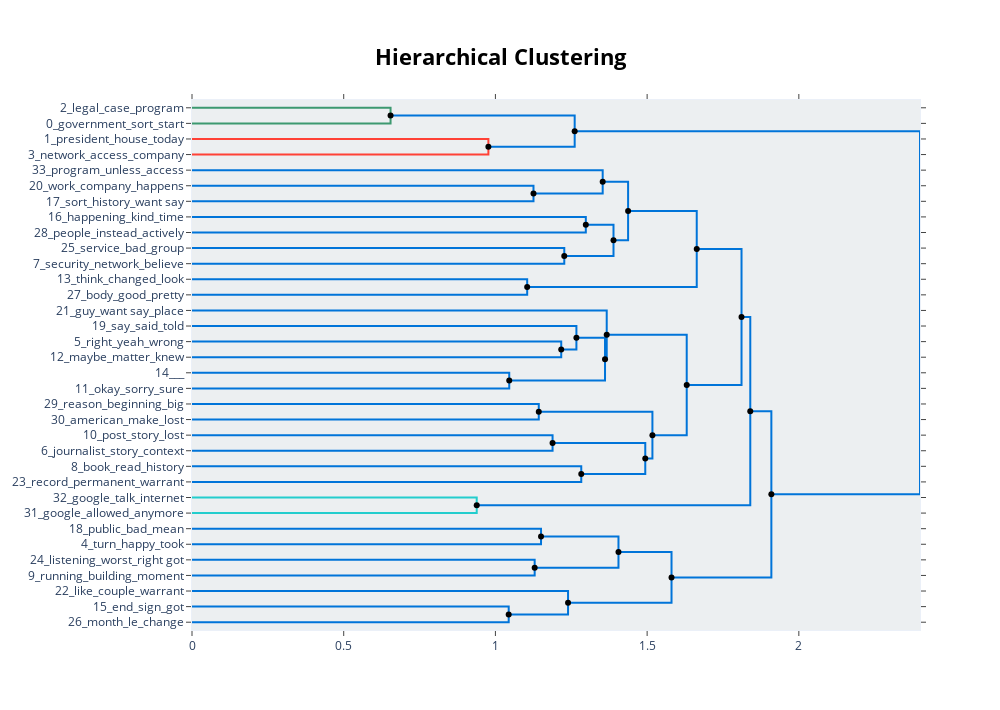

Here is the notebook cell this chart was saved with:
### Code cell
tree = topic_model.get_topic_tree(hierarchical_topics)
topic_model.visualize_hierarchy(hierarchical_topics=hierarchical_topics)

### Figure 1 — Plotly figure (JSON) as saved in the notebook; plotly's stock layout.template omitted (floating-point values rounded to 4 significant figures)
{"data": [{"hoverinfo": "text", "marker": {"color": "rgb(61,153,112)"}, "mode": "lines", "text": ["legal_case_program_supposed_forward", "", "", "government_sort_start_security_worked"], "type": "scatter", "x": [0, 0.6544, 0.6544, 0], "xaxis": "x", "y": [-5, -5, -15, -15], "yaxis": "y"}, {"hoverinfo": "text", "marker": {"color": "rgb(255,65,54)"}, "mode": "lines", "text": ["president_house_today_got_united state", "", "", "network_access_company_record_basis"], "type": "scatter", "x": [0, 0.9768, 0.9768, 0], "xaxis": "x", "y": [-25, -25, -35, -35], "yaxis": "y"}, {"hoverinfo": "text", "marker": {"color": "rgb(0,116,217)"}, "mode": "lines", "text": ["president_house_today_got_united state", "", "", "network_access_company_record_basis"], "type": "scatter", "x": [0.6544, 1.261, 1.261, 0.9768], "xaxis": "x", "y": [-10, -10, -30, -30], "yaxis": "y"}, {"hoverinfo": "text", "marker": {"color": "rgb(0,116,217)"}, "mode": "lines", "text": ["work_company_happens_office_day", "", "", "sort_history_want say_clear_idea"], "type": "scatter", "x": [0, 1.125, 1.125, 0], "xaxis": "x", "y": [-55, -55, -65, -65], "yaxis": "y"}, {"hoverinfo": "text", "marker": {"color": "rgb(0,116,217)"}, "mode": "lines", "text": ["program_unless_access_word_need", "", "", "sort_history_want say_clear_idea"], "type": "scatter", "x": [0, 1.354, 1.354, 1.125], "xaxis": "x", "y": [-45, -45, -60, -60], "yaxis": "y"}, {"hoverinfo": "text", "marker": {"color": "rgb(0,116,217)"}, "mode": "lines", "text": ["happening_kind_time_actively_chance", "", "", "people_instead_actively_told_wrong"], "type": "scatter", "x": [0, 1.298, 1.298, 0], "xaxis": "x", "y": [-75, -75, -85, -85], "yaxis": "y"}, {"hoverinfo": "text", "marker": {"color": "rgb(0,116,217)"}, "mode": "lines", "text": ["service_bad_group_today_talked", "", "", "security_network_believe_work_united state"], "type": "scatter", "x": [0, 1.227, 1.227, 0], "xaxis": "x", "y": [-95, -95, -105, -105], "yaxis": "y"}, {"hoverinfo": "text", "marker": {"color": "rgb(0,116,217)"}, "mode": "lines", "text": ["service_bad_group_today_talked", "", "", "security_network_believe_work_united state"], "type": "scatter", "x": [1.298, 1.389, 1.389, 1.227], "xaxis": "x", "y": [-80, -80, -100, -100], "yaxis": "y"}, {"hoverinfo": "text", "marker": {"color": "rgb(0,116,217)"}, "mode": "lines", "text": ["service_bad_group_today_talked", "", "", "security_network_believe_work_united state"], "type": "scatter", "x": [1.354, 1.437, 1.437, 1.389], "xaxis": "x", "y": [-52.5, -52.5, -90, -90], "yaxis": "y"}, {"hoverinfo": "text", "marker": {"color": "rgb(0,116,217)"}, "mode": "lines", "text": ["think_changed_look_case_end", "", "", "body_good_pretty_man_job"], "type": "scatter", "x": [0, 1.105, 1.105, 0], "xaxis": "x", "y": [-115, -115, -125, -125], "yaxis": "y"}, {"hoverinfo": "text", "marker": {"color": "rgb(0,116,217)"}, "mode": "lines", "text": ["think_changed_look_case_end", "", "", "body_good_pretty_man_job"], "type": "scatter", "x": [1.437, 1.664, 1.664, 1.105], "xaxis": "x", "y": [-71.25, -71.25, -120, -120], "yaxis": "y"}, {"hoverinfo": "text", "marker": {"color": "rgb(0,116,217)"}, "mode": "lines", "text": ["right_yeah_wrong_supposed_maybe", "", "", "maybe_matter_knew_forward_world"], "type": "scatter", "x": [0, 1.217, 1.217, 0], "xaxis": "x", "y": [-155, -155, -165, -165], "yaxis": "y"}, {"hoverinfo": "text", "marker": {"color": "rgb(0,116,217)"}, "mode": "lines", "text": ["say_said_told_great_maybe", "", "", "maybe_matter_knew_forward_world"], "type": "scatter", "x": [0, 1.267, 1.267, 1.217], "xaxis": "x", "y": [-145, -145, -160, -160], "yaxis": "y"}, {"hoverinfo": "text", "marker": {"color": "rgb(0,116,217)"}, "mode": "lines", "text": ["____", "", "", "okay_sorry_sure_completely_good"], "type": "scatter", "x": [0, 1.046, 1.046, 0], "xaxis": "x", "y": [-175, -175, -185, -185], "yaxis": "y"}, {"hoverinfo": "text", "marker": {"color": "rgb(0,116,217)"}, "mode": "lines", "text": ["____", "", "", "okay_sorry_sure_completely_good"], "type": "scatter", "x": [1.267, 1.361, 1.361, 1.046], "xaxis": "x", "y": [-152.5, -152.5, -180, -180], "yaxis": "y"}, {"hoverinfo": "text", "marker": {"color": "rgb(0,116,217)"}, "mode": "lines", "text": ["guy_want say_place_end_problem", "", "", "okay_sorry_sure_completely_good"], "type": "scatter", "x": [0, 1.367, 1.367, 1.361], "xaxis": "x", "y": [-135, -135, -166.2, -166.2], "yaxis": "y"}, {"hoverinfo": "text", "marker": {"color": "rgb(0,116,217)"}, "mode": "lines", "text": ["reason_beginning_big_suddenly_lot people", "", "", "american_make_lost_suddenly_moment"], "type": "scatter", "x": [0, 1.143, 1.143, 0], "xaxis": "x", "y": [-195, -195, -205, -205], "yaxis": "y"}, {"hoverinfo": "text", "marker": {"color": "rgb(0,116,217)"}, "mode": "lines", "text": ["post_story_lost_read_maybe", "", "", "journalist_story_context_case_public"], "type": "scatter", "x": [0, 1.188, 1.188, 0], "xaxis": "x", "y": [-215, -215, -225, -225], "yaxis": "y"}, {"hoverinfo": "text", "marker": {"color": "rgb(0,116,217)"}, "mode": "lines", "text": ["book_read_history_permanent_internet", "", "", "record_permanent_warrant_wanted_called"], "type": "scatter", "x": [0, 1.283, 1.283, 0], "xaxis": "x", "y": [-235, -235, -245, -245], "yaxis": "y"}, {"hoverinfo": "text", "marker": {"color": "rgb(0,116,217)"}, "mode": "lines", "text": ["book_read_history_permanent_internet", "", "", "record_permanent_warrant_wanted_called"], "type": "scatter", "x": [1.188, 1.494, 1.494, 1.283], "xaxis": "x", "y": [-220, -220, -240, -240], "yaxis": "y"}, {"hoverinfo": "text", "marker": {"color": "rgb(0,116,217)"}, "mode": "lines", "text": ["book_read_history_permanent_internet", "", "", "record_permanent_warrant_wanted_called"], "type": "scatter", "x": [1.143, 1.517, 1.517, 1.494], "xaxis": "x", "y": [-200, -200, -230, -230], "yaxis": "y"}, {"hoverinfo": "text", "marker": {"color": "rgb(0,116,217)"}, "mode": "lines", "text": ["book_read_history_permanent_internet", "", "", "record_permanent_warrant_wanted_called"], "type": "scatter", "x": [1.367, 1.63, 1.63, 1.517], "xaxis": "x", "y": [-150.6, -150.6, -215, -215], "yaxis": "y"}, {"hoverinfo": "text", "marker": {"color": "rgb(0,116,217)"}, "mode": "lines", "text": ["book_read_history_permanent_internet", "", "", "record_permanent_warrant_wanted_called"], "type": "scatter", "x": [1.664, 1.811, 1.811, 1.63], "xaxis": "x", "y": [-95.62, -95.62, -182.8, -182.8], "yaxis": "y"}, {"hoverinfo": "text", "marker": {"color": "rgb(35,205,205)"}, "mode": "lines", "text": ["google_talk_internet_want able_anybody", "", "", "google_allowed_anymore_know_lot people"], "type": "scatter", "x": [0, 0.9384, 0.9384, 0], "xaxis": "x", "y": [-255, -255, -265, -265], "yaxis": "y"}, {"hoverinfo": "text", "marker": {"color": "rgb(0,116,217)"}, "mode": "lines", "text": ["google_talk_internet_want able_anybody", "", "", "google_allowed_anymore_know_lot people"], "type": "scatter", "x": [1.811, 1.84, 1.84, 0.9384], "xaxis": "x", "y": [-139.2, -139.2, -260, -260], "yaxis": "y"}, {"hoverinfo": "text", "marker": {"color": "rgb(0,116,217)"}, "mode": "lines", "text": ["public_bad_mean_basis_simply", "", "", "turn_happy_took_bring_later"], "type": "scatter", "x": [0, 1.15, 1.15, 0], "xaxis": "x", "y": [-275, -275, -285, -285], "yaxis": "y"}, {"hoverinfo": "text", "marker": {"color": "rgb(0,116,217)"}, "mode": "lines", "text": ["listening_worst_right got_context_permanent", "", "", "running_building_moment_day_like"], "type": "scatter", "x": [0, 1.129, 1.129, 0], "xaxis": "x", "y": [-295, -295, -305, -305], "yaxis": "y"}, {"hoverinfo": "text", "marker": {"color": "rgb(0,116,217)"}, "mode": "lines", "text": ["listening_worst_right got_context_permanent", "", "", "running_building_moment_day_like"], "type": "scatter", "x": [1.15, 1.406, 1.406, 1.129], "xaxis": "x", "y": [-280, -280, -300, -300], "yaxis": "y"}, {"hoverinfo": "text", "marker": {"color": "rgb(0,116,217)"}, "mode": "lines", "text": ["end_sign_got_couple_program", "", "", "month_le_change_year year_probably"], "type": "scatter", "x": [0, 1.044, 1.044, 0], "xaxis": "x", "y": [-325, -325, -335, -335], "yaxis": "y"}, {"hoverinfo": "text", "marker": {"color": "rgb(0,116,217)"}, "mode": "lines", "text": ["like_couple_warrant_listening_talked", "", "", "month_le_change_year year_probably"], "type": "scatter", "x": [0, 1.239, 1.239, 1.044], "xaxis": "x", "y": [-315, -315, -330, -330], "yaxis": "y"}, {"hoverinfo": "text", "marker": {"color": "rgb(0,116,217)"}, "mode": "lines", "text": ["like_couple_warrant_listening_talked", "", "", "month_le_change_year year_probably"], "type": "scatter", "x": [1.406, 1.58, 1.58, 1.239], "xaxis": "x", "y": [-290, -290, -322.5, -322.5], "yaxis": "y"}, {"hoverinfo": "text", "marker": {"color": "rgb(0,116,217)"}, "mode": "lines", "text": ["like_couple_warrant_listening_talked", "", "", "month_le_change_year year_probably"], "type": "scatter", "x": [1.84, 1.909, 1.909, 1.58], "xaxis": "x", "y": [-199.6, -199.6, -306.2, -306.2], "yaxis": "y"}, {"hoverinfo": "text", "marker": {"color": "rgb(0,116,217)"}, "mode": "lines", "text": ["like_couple_warrant_listening_talked", "", "", "month_le_change_year year_probably"], "type": "scatter", "x": [1.261, 2.399, 2.399, 1.909], "xaxis": "x", "y": [-20, -20, -252.9, -252.9], "yaxis": "y"}, {"hoverinfo": "text", "hovertext": ["president_house_today_got_united state", "service_bad_group_today_talked", "service_bad_group_today_talked", "think_changed_look_case_end", "____", "book_read_history_permanent_internet", "book_read_history_permanent_internet", "book_read_history_permanent_internet", "book_read_history_permanent_internet", "google_talk_internet_want able_anybody", "listening_worst_right got_context_permanent", "like_couple_warrant_listening_talked", "like_couple_warrant_listening_talked", "like_couple_warrant_listening_talked"], "marker": {"color": "black"}, "mode": "markers", "showlegend": false, "type": "scatter", "x": [0.6544, 1.298, 1.354, 1.437, 1.267, 1.188, 1.143, 1.367, 1.664, 1.811, 1.15, 1.406, 1.84, 1.261], "y": [-10, -80, -52.5, -71.25, -152.5, -220, -200, -150.6, -95.62, -139.2, -280, -290, -199.6, -20]}, {"hoverinfo": "text", "hovertext": ["network_access_company_record_basis", "sort_history_want say_clear_idea", "security_network_believe_work_united state", "security_network_believe_work_united state", "body_good_pretty_man_job", "maybe_matter_knew_forward_world", "okay_sorry_sure_completely_good", "okay_sorry_sure_completely_good", "record_permanent_warrant_wanted_called", "record_permanent_warrant_wanted_called", "record_permanent_warrant_wanted_called", "record_permanent_warrant_wanted_called", "google_allowed_anymore_know_lot people", "running_building_moment_day_like", "month_le_change_year year_probably", "month_le_change_year year_probably", "month_le_change_year year_probably", "month_le_change_year year_probably"], "marker": {"color": "black"}, "mode": "markers", "showlegend": false, "type": "scatter", "x": [0.9768, 1.125, 1.227, 1.389, 1.105, 1.217, 1.046, 1.361, 1.283, 1.494, 1.517, 1.63, 0.9384, 1.129, 1.044, 1.239, 1.58, 1.909], "y": [-30, -60, -100, -90, -120, -160, -180, -166.2, -240, -230, -215, -182.8, -260, -300, -330, -322.5, -306.2, -252.9]}], "layout": {"autosize": false, "height": 710, "hoverlabel": {"bgcolor": "white", "font": {"family": "Rockwell", "size": 16}}, "hovermode": "closest", "plot_bgcolor": "#ECEFF1", "showlegend": false, "title": {"font": {"color": "Black", "size": 22}, "text": "<b>Hierarchical Clustering", "x": 0.5, "xanchor": "center", "yanchor": "top"}, "width": 1000, "xaxis": {"mirror": "allticks", "rangemode": "tozero", "showgrid": false, "showline": true, "showticklabels": true, "ticks": "outside", "type": "linear", "zeroline": false}, "yaxis": {"mirror": "allticks", "range": [-340, 0], "rangemode": "tozero", "showgrid": false, "showline": true, "showticklabels": true, "tickmode": "array", "ticks": "outside", "ticktext": ["2_legal_case_program", "0_government_sort_start", "1_president_house_today", "3_network_access_company", "33_program_unless_access", "20_work_company_happens", "17_sort_history_want say", "16_happening_kind_time", "28_people_instead_actively", "25_service_bad_group", "7_security_network_believe", "13_think_changed_look", "27_body_good_pretty", "21_guy_want say_place", "19_say_said_told", "5_right_yeah_wrong", "12_maybe_matter_knew", "14___", "11_okay_sorry_sure", "29_reason_beginning_big", "30_american_make_lost", "10_post_story_lost", "6_journalist_story_context", "8_book_read_history", "23_record_permanent_warrant", "32_google_talk_internet", "31_google_allowed_anymore", "18_public_bad_mean", "4_turn_happy_took", "24_listening_worst_right got", "9_running_building_moment", "22_like_couple_warrant", "15_end_sign_got", "26_month_le_change"], "tickvals": [-5, -15, -25, -35, -45, -55, -65, -75, -85, -95, -105, -115, -125, -135, -145, -155, -165, -175, -185, -195, -205, -215, -225, -235, -245, -255, -265, -275, -285, -295, -305, -315, -325, -335], "type": "linear", "zeroline": false}}}
